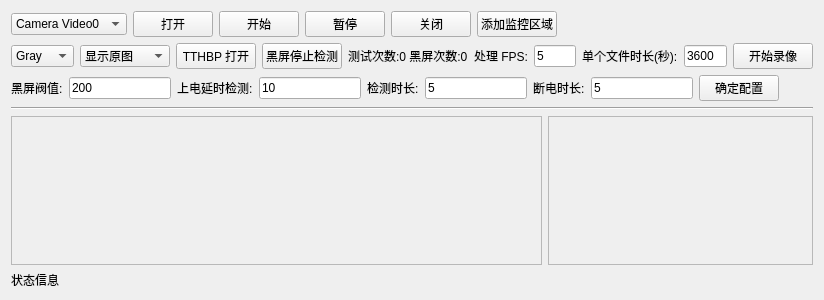
<?xml version="1.0" encoding="UTF-8"?>
<ui version="4.0">
 <class>ColorCheckForm</class>
 <widget class="QWidget" name="ColorCheckForm">
  <property name="geometry">
   <rect>
    <x>0</x>
    <y>0</y>
    <width>824</width>
    <height>300</height>
   </rect>
  </property>
  <property name="windowTitle">
   <string>Form</string>
  </property>
  <layout class="QGridLayout" name="gridLayout">
   <item row="0" column="0">
    <layout class="QVBoxLayout" name="verticalLayout">
     <item>
      <layout class="QHBoxLayout" name="horizontalLayout">
       <item>
        <widget class="QComboBox" name="combo_Video">
         <item>
          <property name="text">
           <string>Camera Video0</string>
          </property>
         </item>
         <item>
          <property name="text">
           <string>Camera Video1</string>
          </property>
         </item>
         <item>
          <property name="text">
           <string>Camera Video2</string>
          </property>
         </item>
         <item>
          <property name="text">
           <string>File Video</string>
          </property>
         </item>
        </widget>
       </item>
       <item>
        <widget class="QPushButton" name="button_Open">
         <property name="text">
          <string>打开</string>
         </property>
        </widget>
       </item>
       <item>
        <widget class="QPushButton" name="button_Start">
         <property name="text">
          <string>开始</string>
         </property>
        </widget>
       </item>
       <item>
        <widget class="QPushButton" name="button_Stop">
         <property name="text">
          <string>暂停</string>
         </property>
        </widget>
       </item>
       <item>
        <widget class="QPushButton" name="button_CLose">
         <property name="text">
          <string>关闭</string>
         </property>
        </widget>
       </item>
       <item>
        <widget class="QPushButton" name="pushButton_addRect">
         <property name="text">
          <string>添加监控区域</string>
         </property>
        </widget>
       </item>
       <item>
        <spacer name="horizontalSpacer">
         <property name="orientation">
          <enum>Qt::Horizontal</enum>
         </property>
         <property name="sizeHint" stdset="0">
          <size>
           <width>40</width>
           <height>20</height>
          </size>
         </property>
        </spacer>
       </item>
      </layout>
     </item>
     <item>
      <layout class="QHBoxLayout" name="horizontalLayout_3">
       <item>
        <widget class="QComboBox" name="comboBox_CheckColor">
         <item>
          <property name="text">
           <string>Gray</string>
          </property>
         </item>
         <item>
          <property name="text">
           <string>Blue</string>
          </property>
         </item>
         <item>
          <property name="text">
           <string>Green</string>
          </property>
         </item>
         <item>
          <property name="text">
           <string>Red</string>
          </property>
         </item>
        </widget>
       </item>
       <item>
        <widget class="QComboBox" name="comboBox_showCtrl">
         <item>
          <property name="text">
           <string>显示原图</string>
          </property>
         </item>
         <item>
          <property name="text">
           <string>显示效果图</string>
          </property>
         </item>
         <item>
          <property name="text">
           <string/>
          </property>
         </item>
        </widget>
       </item>
       <item>
        <widget class="QPushButton" name="pushButton_tthbp">
         <property name="text">
          <string>TTHBP 打开</string>
         </property>
         <property name="checkable">
          <bool>true</bool>
         </property>
        </widget>
       </item>
       <item>
        <widget class="QPushButton" name="pushButton_blankCtrl">
         <property name="text">
          <string>黑屏停止检测</string>
         </property>
         <property name="checkable">
          <bool>true</bool>
         </property>
        </widget>
       </item>
       <item>
        <widget class="QLabel" name="label_checkCount">
         <property name="text">
          <string>测试次数:0 黑屏次数:0</string>
         </property>
        </widget>
       </item>
       <item>
        <widget class="QLabel" name="label_6">
         <property name="text">
          <string>处理 FPS:</string>
         </property>
        </widget>
       </item>
       <item>
        <widget class="QLineEdit" name="lineEdit_fps">
         <property name="text">
          <string>5</string>
         </property>
        </widget>
       </item>
       <item>
        <widget class="QLabel" name="label_7">
         <property name="text">
          <string>单个文件时长(秒):</string>
         </property>
        </widget>
       </item>
       <item>
        <widget class="QLineEdit" name="lineEdit_recd_file_time">
         <property name="text">
          <string>3600</string>
         </property>
        </widget>
       </item>
       <item>
        <widget class="QPushButton" name="pushButton_recd">
         <property name="text">
          <string>开始录像</string>
         </property>
         <property name="checkable">
          <bool>true</bool>
         </property>
        </widget>
       </item>
       <item>
        <spacer name="horizontalSpacer_3">
         <property name="orientation">
          <enum>Qt::Horizontal</enum>
         </property>
         <property name="sizeHint" stdset="0">
          <size>
           <width>40</width>
           <height>20</height>
          </size>
         </property>
        </spacer>
       </item>
      </layout>
     </item>
     <item>
      <layout class="QHBoxLayout" name="horizontalLayout_2">
       <item>
        <widget class="QLabel" name="label_2">
         <property name="text">
          <string>黑屏阀值:</string>
         </property>
        </widget>
       </item>
       <item>
        <widget class="QLineEdit" name="lineEdit_blackhold">
         <property name="text">
          <string>200</string>
         </property>
        </widget>
       </item>
       <item>
        <widget class="QLabel" name="label_3">
         <property name="text">
          <string>上电延时检测:</string>
         </property>
        </widget>
       </item>
       <item>
        <widget class="QLineEdit" name="lineEdit_delayCheckDuration">
         <property name="text">
          <string>10</string>
         </property>
        </widget>
       </item>
       <item>
        <widget class="QLabel" name="label_5">
         <property name="text">
          <string>检测时长:</string>
         </property>
        </widget>
       </item>
       <item>
        <widget class="QLineEdit" name="lineEdit_checkDuration">
         <property name="text">
          <string>5</string>
         </property>
        </widget>
       </item>
       <item>
        <widget class="QLabel" name="label_4">
         <property name="text">
          <string>断电时长:</string>
         </property>
        </widget>
       </item>
       <item>
        <widget class="QLineEdit" name="lineEdit_powerOffDuration">
         <property name="text">
          <string>5</string>
         </property>
        </widget>
       </item>
       <item>
        <widget class="QPushButton" name="pushButton_Setting">
         <property name="text">
          <string>确定配置</string>
         </property>
         <property name="checkable">
          <bool>true</bool>
         </property>
        </widget>
       </item>
       <item>
        <spacer name="horizontalSpacer_2">
         <property name="orientation">
          <enum>Qt::Horizontal</enum>
         </property>
         <property name="sizeHint" stdset="0">
          <size>
           <width>40</width>
           <height>20</height>
          </size>
         </property>
        </spacer>
       </item>
      </layout>
     </item>
     <item>
      <widget class="Line" name="line">
       <property name="orientation">
        <enum>Qt::Horizontal</enum>
       </property>
      </widget>
     </item>
     <item>
      <layout class="QHBoxLayout" name="imageHLayout" stretch="10,5">
       <item>
        <widget class="QScrollArea" name="scrollArea">
         <property name="widgetResizable">
          <bool>true</bool>
         </property>
         <property name="alignment">
          <set>Qt::AlignCenter</set>
         </property>
         <widget class="QWidget" name="scrollAreaWidgetContents">
          <property name="geometry">
           <rect>
            <x>0</x>
            <y>0</y>
            <width>529</width>
            <height>141</height>
           </rect>
          </property>
          <layout class="QGridLayout" name="gridLayout_3" columnstretch="0,0">
           <property name="leftMargin">
            <number>0</number>
           </property>
           <property name="topMargin">
            <number>0</number>
           </property>
           <property name="rightMargin">
            <number>0</number>
           </property>
           <property name="bottomMargin">
            <number>0</number>
           </property>
           <property name="spacing">
            <number>0</number>
           </property>
           <item row="0" column="1">
            <widget class="QLabel" name="label">
             <property name="text">
              <string/>
             </property>
            </widget>
           </item>
          </layout>
         </widget>
        </widget>
       </item>
       <item>
        <widget class="QScrollArea" name="scrollArea_2">
         <property name="widgetResizable">
          <bool>true</bool>
         </property>
         <widget class="QWidget" name="scrollAreaWidgetContents_2">
          <property name="geometry">
           <rect>
            <x>0</x>
            <y>0</y>
            <width>263</width>
            <height>141</height>
           </rect>
          </property>
          <layout class="QGridLayout" name="gridLayout_2">
           <item row="0" column="0">
            <layout class="QFormLayout" name="formLayout"/>
           </item>
          </layout>
         </widget>
        </widget>
       </item>
      </layout>
     </item>
    </layout>
   </item>
   <item row="1" column="0">
    <widget class="QLabel" name="statusBar">
     <property name="text">
      <string>状态信息</string>
     </property>
    </widget>
   </item>
  </layout>
 </widget>
 <resources/>
 <connections>
  <connection>
   <sender>button_Open</sender>
   <signal>clicked()</signal>
   <receiver>ColorCheckForm</receiver>
   <slot>on_button_OpenVideo_clicked()</slot>
   <hints>
    <hint type="sourcelabel">
     <x>158</x>
     <y>25</y>
    </hint>
    <hint type="destinationlabel">
     <x>490</x>
     <y>55</y>
    </hint>
   </hints>
  </connection>
  <connection>
   <sender>button_CLose</sender>
   <signal>clicked()</signal>
   <receiver>ColorCheckForm</receiver>
   <slot>on_button_CloseVideo_clicked()</slot>
   <hints>
    <hint type="sourcelabel">
     <x>474</x>
     <y>36</y>
    </hint>
    <hint type="destinationlabel">
     <x>489</x>
     <y>96</y>
    </hint>
   </hints>
  </connection>
  <connection>
   <sender>button_Start</sender>
   <signal>clicked()</signal>
   <receiver>ColorCheckForm</receiver>
   <slot>on_button_StartVideo_clicked()</slot>
   <hints>
    <hint type="sourcelabel">
     <x>302</x>
     <y>36</y>
    </hint>
    <hint type="destinationlabel">
     <x>488</x>
     <y>138</y>
    </hint>
   </hints>
  </connection>
  <connection>
   <sender>button_Stop</sender>
   <signal>clicked()</signal>
   <receiver>ColorCheckForm</receiver>
   <slot>on_button_StopVideo_clicked()</slot>
   <hints>
    <hint type="sourcelabel">
     <x>388</x>
     <y>36</y>
    </hint>
    <hint type="destinationlabel">
     <x>492</x>
     <y>178</y>
    </hint>
   </hints>
  </connection>
  <connection>
   <sender>combo_Video</sender>
   <signal>currentIndexChanged(QString)</signal>
   <receiver>ColorCheckForm</receiver>
   <slot>on_combo_Video_Change(QString)</slot>
   <hints>
    <hint type="sourcelabel">
     <x>83</x>
     <y>32</y>
    </hint>
    <hint type="destinationlabel">
     <x>487</x>
     <y>223</y>
    </hint>
   </hints>
  </connection>
  <connection>
   <sender>pushButton_addRect</sender>
   <signal>clicked()</signal>
   <receiver>ColorCheckForm</receiver>
   <slot>on_button_AddRect_clicked()</slot>
   <hints>
    <hint type="sourcelabel">
     <x>558</x>
     <y>36</y>
    </hint>
    <hint type="destinationlabel">
     <x>488</x>
     <y>25</y>
    </hint>
   </hints>
  </connection>
  <connection>
   <sender>pushButton_Setting</sender>
   <signal>clicked(bool)</signal>
   <receiver>ColorCheckForm</receiver>
   <slot>on_button_Setting_clicked(bool)</slot>
   <hints>
    <hint type="sourcelabel">
     <x>646</x>
     <y>104</y>
    </hint>
    <hint type="destinationlabel">
     <x>634</x>
     <y>3</y>
    </hint>
   </hints>
  </connection>
  <connection>
   <sender>pushButton_tthbp</sender>
   <signal>clicked(bool)</signal>
   <receiver>ColorCheckForm</receiver>
   <slot>on_button_TTHBP_clicked(bool)</slot>
   <hints>
    <hint type="sourcelabel">
     <x>342</x>
     <y>70</y>
    </hint>
    <hint type="destinationlabel">
     <x>658</x>
     <y>16</y>
    </hint>
   </hints>
  </connection>
  <connection>
   <sender>pushButton_blankCtrl</sender>
   <signal>clicked(bool)</signal>
   <receiver>ColorCheckForm</receiver>
   <slot>on_button_BlankCtrl_clicked(bool)</slot>
   <hints>
    <hint type="sourcelabel">
     <x>428</x>
     <y>70</y>
    </hint>
    <hint type="destinationlabel">
     <x>3</x>
     <y>117</y>
    </hint>
   </hints>
  </connection>
  <connection>
   <sender>comboBox_CheckColor</sender>
   <signal>currentIndexChanged(QString)</signal>
   <receiver>ColorCheckForm</receiver>
   <slot>on_combo_CheckColor_Change(QString)</slot>
   <hints>
    <hint type="sourcelabel">
     <x>75</x>
     <y>68</y>
    </hint>
    <hint type="destinationlabel">
     <x>650</x>
     <y>1</y>
    </hint>
   </hints>
  </connection>
  <connection>
   <sender>comboBox_showCtrl</sender>
   <signal>currentIndexChanged(QString)</signal>
   <receiver>ColorCheckForm</receiver>
   <slot>on_combo_ShowCtrl_Change(QString)</slot>
   <hints>
    <hint type="sourcelabel">
     <x>127</x>
     <y>53</y>
    </hint>
    <hint type="destinationlabel">
     <x>1</x>
     <y>83</y>
    </hint>
   </hints>
  </connection>
  <connection>
   <sender>pushButton_recd</sender>
   <signal>clicked(bool)</signal>
   <receiver>ColorCheckForm</receiver>
   <slot>on_button_recd_clicked(bool)</slot>
   <hints>
    <hint type="sourcelabel">
     <x>215</x>
     <y>57</y>
    </hint>
    <hint type="destinationlabel">
     <x>3</x>
     <y>66</y>
    </hint>
   </hints>
  </connection>
 </connections>
 <slots>
  <slot>on_button_OpenVideo_clicked()</slot>
  <slot>on_button_CloseVideo_clicked()</slot>
  <slot>on_button_StartVideo_clicked()</slot>
  <slot>on_button_StopVideo_clicked()</slot>
  <slot>on_combo_Video_Change(QString)</slot>
  <slot>on_button_AddRect_clicked()</slot>
  <slot>on_Label_LinkActivited(QString)</slot>
  <slot>on_button_Setting_clicked(bool)</slot>
  <slot>on_button_TTHBP_clicked(bool)</slot>
  <slot>on_button_BlankCtrl_clicked(bool)</slot>
  <slot>on_combo_CheckColor_Change(QString)</slot>
  <slot>on_combo_ShowCtrl_Change(QString)</slot>
  <slot>on_button_recd_clicked(bool)</slot>
 </slots>
</ui>
